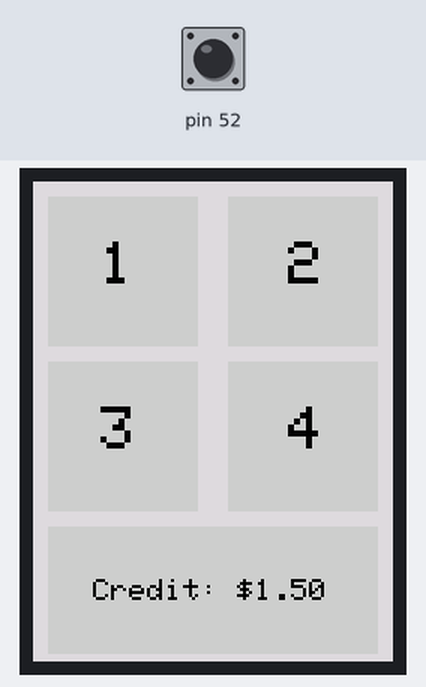
This sketch was run on a simulated Arduino Mega 2560, built with avr-gcc and run on an emulated ATmega2560. On the bench: 240×320 colour display. The inputs (shaded band) are chosen by the test bench; at power-on: pin 52 HIGH. What the sketch prints to the serial monitor is not drawn.

Above: at 0.3 s.

The sketch:

ts_design.ino
```cpp
/*
  Joe's Arduino Vendine Machine.
  Two scripts, this one will accept payment and allow a button
  1-4 fot selction of a product
** TODO: have coins be counted and dsiapyed in row 3
*/

#include <Adafruit_GFX.h>
#include <TouchScreen.h>
#include <Adafruit_TFTLCD.h>

#define YP A3  // must be an analog pin, use "An" notation!
#define XM A2  // must be an analog pin, use "An" notation!
#define YM 9   // can be a digital pin
#define XP 8   // can be a digital pin

// This was borowed and i yea to have time to go back in and understand.
// My buttons are pretty fat so etyballing the pints was easy.
// calibration mins and max for raw data when touching edges of screen
// YOU CAN USE THIS SKETCH TO DETERMINE THE RAW X AND Y OF THE EDGES TO GET YOUR HIGHS AND LOWS FOR X AND Y
#define TS_MINX 210
#define TS_MINY 210
#define TS_MAXX 915
#define TS_MAXY 910

//SPI Communication
#define LCD_CS A3
#define LCD_CD A2
#define LCD_WR A1
#define LCD_RD A0
// optional
#define LCD_RESET A4

//Color Definitons, more than needed, but there to have
#define BLACK     0x0000
#define BLUE      0x001F
#define GREY      0xCE79
#define LIGHTGREY 0xDEDB
#define RED     0xF800
#define GREEN   0x07E0
#define CYAN    0x07FF
#define MAGENTA 0xF81F
#define YELLOW  0xFFE0
#define WHITE   0xFFFF

#define MINPRESSURE 100
#define MAXPRESSURE 1000

int coinSensVal = 0;


// For better pressure precision, we need to know the resistance
// between X+ and X- Use any multimeter to read it
// For the one we're using, its 300 ohms across the X plate
// Pins A2-A6
TouchScreen ts = TouchScreen(XP, YP, XM, YM, 364);

//Size of key containers 70px
#define BOXSIZE 100


Adafruit_TFTLCD tft(LCD_CS, LCD_CD, LCD_WR, LCD_RD, LCD_RESET);


void setup() {
  Serial.begin(9600); //IDE, can be commented out
  Serial1.begin(9600); //dont touch this else the servo board will be down

  //configure pin 52 as an input and enable the internal pull-up resistor, see here for a good primer
  //on pull up, https://www.baldengineer.com/arduino-internal-pull-up-resistor-tutorial.html
  pinMode(52, INPUT_PULLUP);

  tft.reset();

  uint16_t identifier = tft.readID();
  tft.begin(identifier);

  //Background color
  tft.fillScreen(LIGHTGREY);

  tft.setRotation(2);

  // draw num pad
  createButtons();

  Serial.println(F("Press any button on the TFT screen: "));
}

void loop() {
  // my coin dummy tool was too fast without this, revisit when buiding the appliance
  delay(1700);
  //read the pushbutton value into a variable
  int sensorVal = digitalRead(52);
  //print out the value of the pushbutton
  Serial.println("senosr is:");
  Serial.println(sensorVal);
  Serial.println("coin is:");
  Serial.println(coinSensVal);
  Serial.println("  ");
  Serial.println("  ");
  Serial.println("  ");
  Serial.println("  ");


  if (sensorVal == LOW)
  {
    coinSensVal++;
    if (coinSensVal > 5)
    {
      //this is it, send a servot to light up
      for (int i = 0; i <= 30000000; i++) {
        //dostuff then delay, you should still catch the input
        TSPoint p = ts.getPoint();

        // pressure of 0 means no pressing!
        if (p.z > MINPRESSURE && p.z < MAXPRESSURE) {
          delay(500);
          //  Serial.print("X = "); Serial.print(p.x);
          // Serial.print("\tY = "); Serial.print(p.y);
          //   Serial.print("\tPressure = "); Serial.println(p.z);
          if (p.x > 370   ) {
            if (p.y < 640 && p.y < 280) {
              Serial.print("ONE");
              char mystr[1] = "1"; //String data
              Serial.write(mystr, 5); //Write the serial data
              i = 0;
              break;
            }

            if (p.y > 450 && p.y < 600) {
              Serial.print("THREE");
              char mystr[1] = "3`"; //String data
              Serial.write(mystr, 5); //Write the serial data
              i = 0;
              break;
            }
          }
          if (p.x < 625  ) {
            if (p.y < 640 && p.y < 280)  {
              Serial.print("TWO");
              char mystr[1] = "2`"; //String data
              Serial.write(mystr, 5); //Write the serial data
              i = 0;
              break;
            }

            if (p.y > 450 && p.y < 600) {
              Serial.print("FOUR");
              char mystr[1] = "4`"; //String data
              Serial.write(mystr, 5); //Write the serial data
              i = 0;
              break;
            }
          }
        }

      }

      coinSensVal = 0;

    }
    // digitalWrite(13, LOW); joe save these for reference to light up servo
  }


}


void createButtons() {


  tft.setTextSize(4);
  tft.setTextColor(BLACK);
  /***Draw Borders around squares


  ***/
  //First Row
  tft.drawRect(10, 10, BOXSIZE, BOXSIZE, BLACK);
  tft.fillRect(10, 10, BOXSIZE, BOXSIZE, GREY);
  tft.setCursor(45, 40);
  tft.println("1");

  tft.drawRect(130, 10, BOXSIZE, BOXSIZE, BLACK);
  tft.fillRect(130, 10, BOXSIZE, BOXSIZE, GREY);
  tft.setCursor(170, 40);
  tft.println("2");

  //Second Row
  tft.drawRect(10, 120, BOXSIZE, BOXSIZE, BLACK);
  tft.fillRect(10, 120, BOXSIZE, BOXSIZE, GREY);
  tft.setCursor(45, 150);
  tft.println("3");

  tft.drawRect(130, 120, BOXSIZE, BOXSIZE, BLACK);
  tft.fillRect(130, 120, BOXSIZE, BOXSIZE, GREY);
  tft.setCursor(170, 150);
  tft.println("4");

  //Third Row
  tft.drawRect(10, 230, 220, 85, BLACK);
  tft.fillRect(10, 230, 220, 85, GREY);
  tft.setCursor(40, 265);
  tft.setTextSize(2);
  tft.println("Credit: $1.50");


}
```
